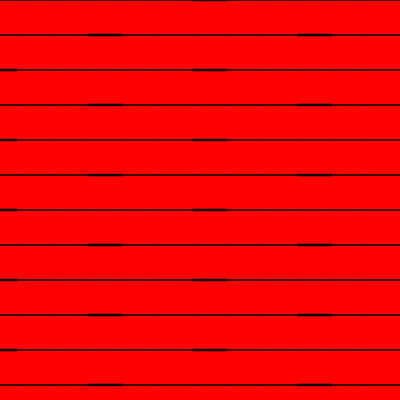
Frame 1 (no input)
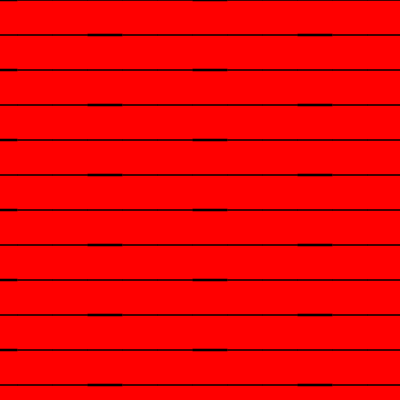
Frame 60 (no input)
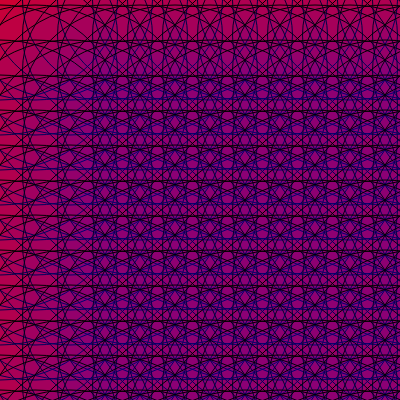
Frame 120 (the mouse pressed at the canvas centre since frame 60)

The p5.js sketch that drew these frames (run headless with seeded random() and noise() and a simulated clock; from frame 60 on, the mouse is pressed at the canvas centre):

// p5.js sketch
// ── sketch.js
let posX = 0;
var posY = 0;
var collision = 0;

function setup() {
  //noStroke();
  createCanvas(400, 400);
}

function draw() {
  background("red");
  let count = 0;
  let dist = 35;
  
  for( var j=0; j<height+200; j+=dist)
  {
    for(var i =0; i<width+100; i+=dist)
    {
      
         ellipse(i,j,mouseX+dist,mouseY);
         noFill()
         strokeWeight(1); 
        count++;
        if (count%6==0)
        {
           strokeWeight(2.5); 
        }
         if (mouseIsPressed)
          
        {
           fill(0,0,255,5); 
          strokeWeight(1);
          
        }
//        else if (mouseReleased())
          
//         {
//            fill("yellow"); 
//           strokeWeight(1);
          
//         }   
    }
  }
}
